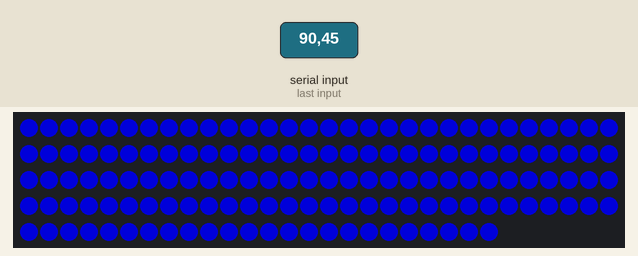
Recording of a sketch running on a simulated Arduino Uno, built with avr-gcc and run on an emulated ATmega328P. Shown: 144 RGB LEDs in strip order, left to right, continuing on the next row. Inputs (shaded band) come from the test bench. Dim RGB values are drawn brighter than linear.

1.3 s: "90,45\n" received over Serial
Above: at 2.5 s.
2.8 s: "30,150\n" received over Serial
Timing chart, 0 to 5.8 s (numbered marks = the images above; inputs shaded):
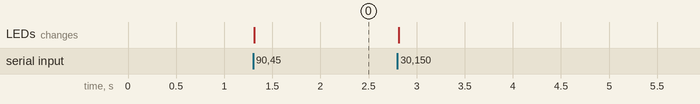

Measured:
- after the input at 1.3 s, the LEDs: change at once (image 0)

The sketch:

LED_controller.ino
```cpp
#include <FastLED.h>

#define NUM_LEDS 144

#define DATA_PIN 6

char rx_byte = 0;
String rx_str = "";
// Define the array of leds
CRGB leds[NUM_LEDS];

void setup() {
  Serial.begin(9600);
  FastLED.addLeds<NEOPIXEL, DATA_PIN>(leds, NUM_LEDS);  // GRB ordering is assumed
}


void loop() {

    if (Serial.available() > 0){
      rx_byte = Serial.read();
      rx_str += rx_byte;
    if (strlen(rx_str.c_str()) == 6)  {
      fill_solid(leds, NUM_LEDS, strtol(rx_str.c_str(), NULL, 16));
      FastLED.show();
      rx_str = "";
    }
  }
}
```
